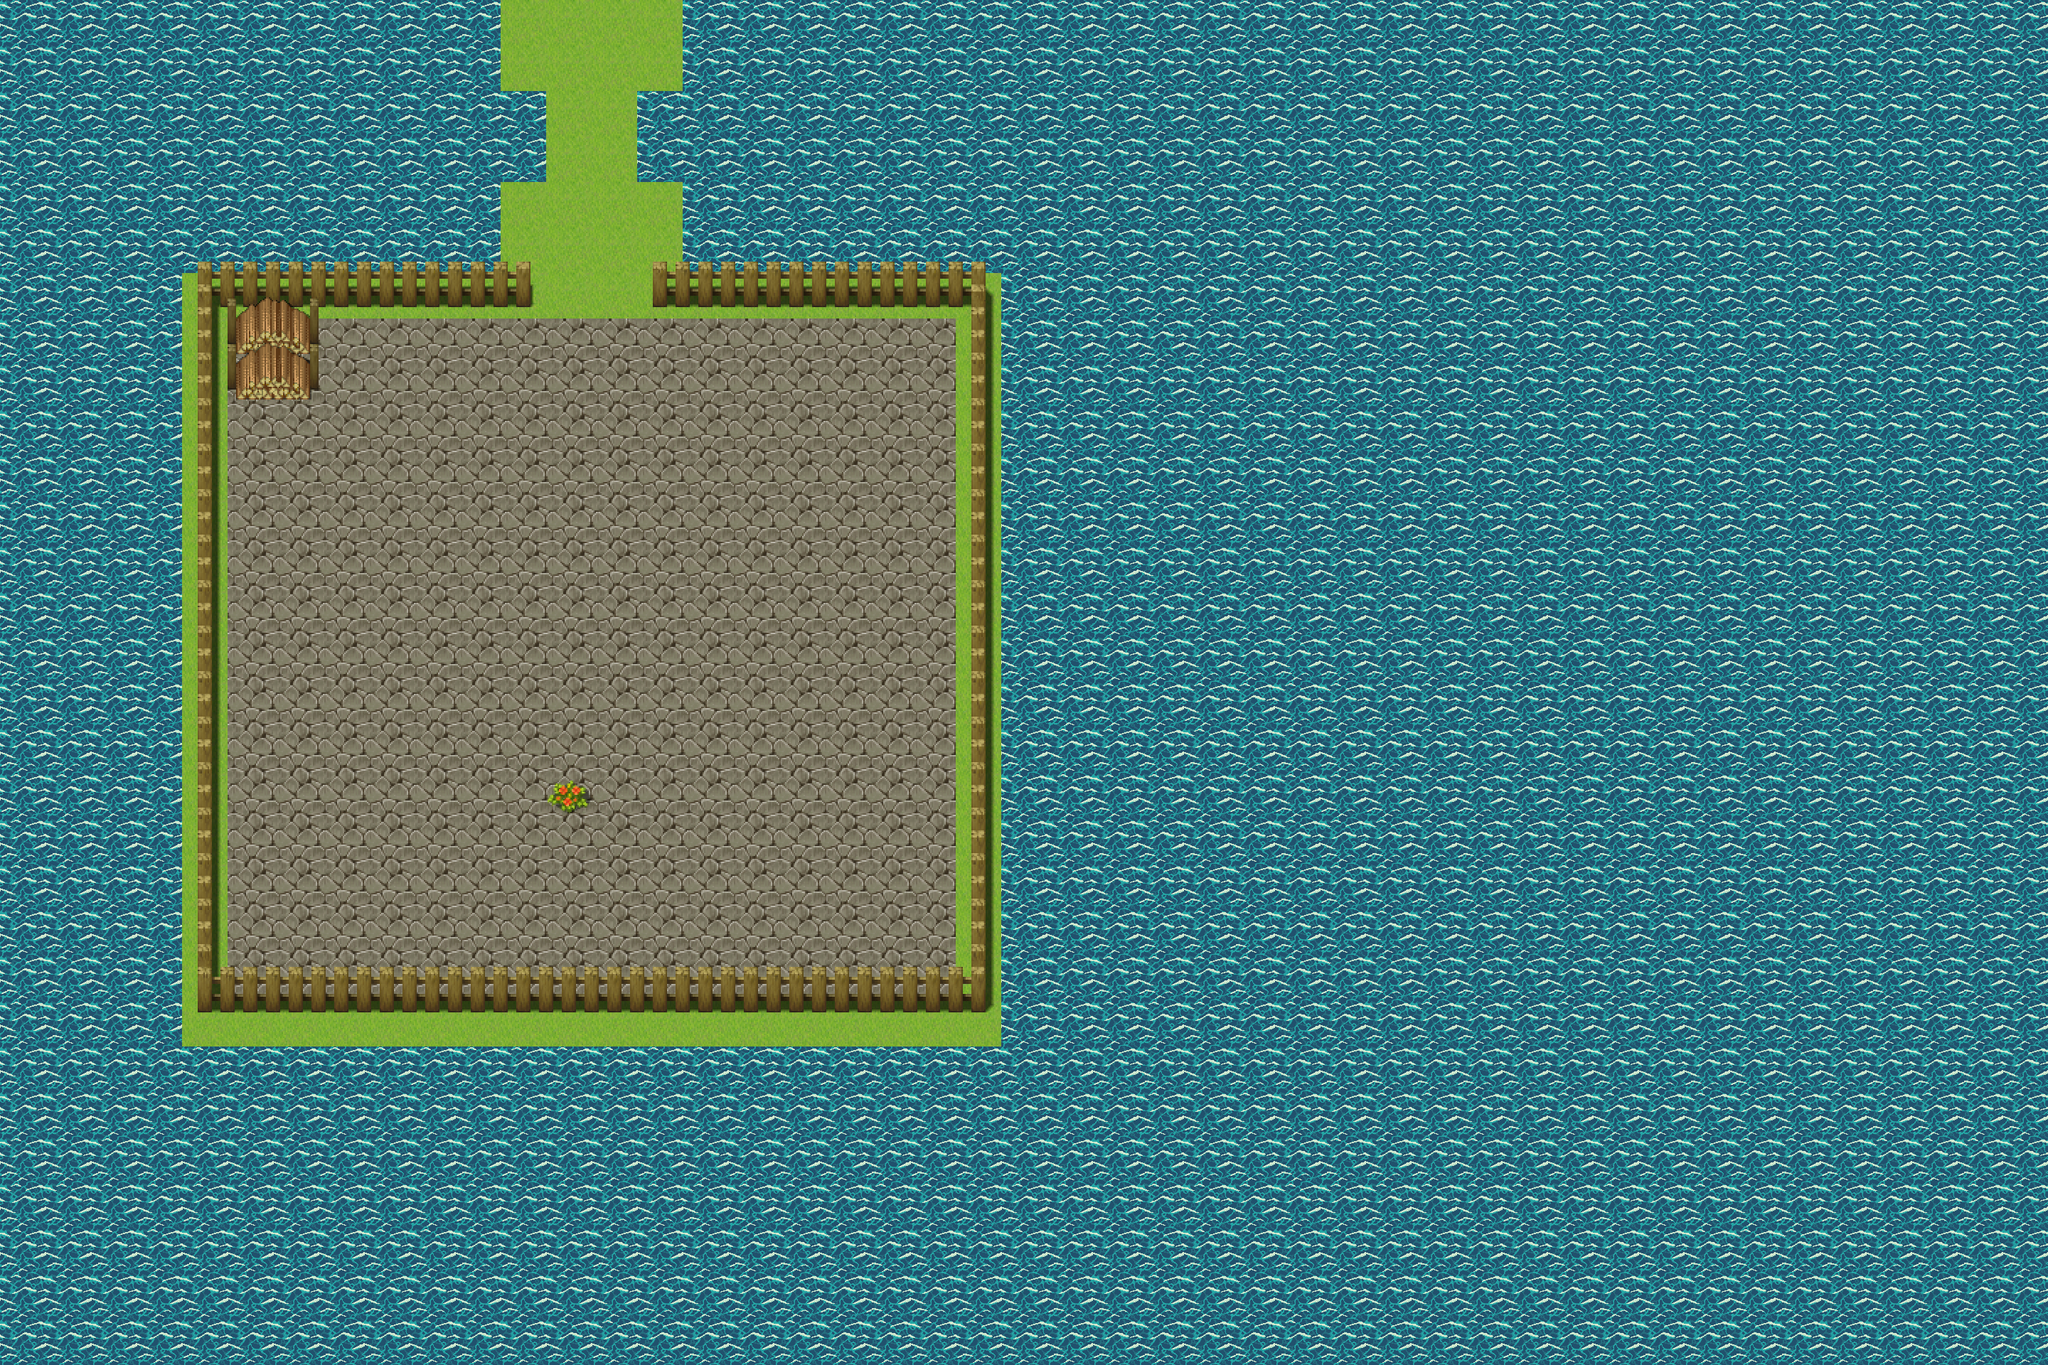

The image is a tile-based game level rendered from a .tmx file. Its description and source (layers, tilesets, objects; grid data summarised) follow:
An orthogonal 45x30 tile map with 64x64 px tiles, 5 tile layers (Background_1, Background_2, Field, Collision_Objects, ...), 2 tilesets and 32 objects (3x Cycle, START).

<map version="1.0" orientation="orthogonal" renderorder="right-down" width="45" height="30" tilewidth="64" tileheight="64" nextobjectid="189">
 <tileset firstgid="1" name="64_forest_tileset" tilewidth="64" tileheight="64" tilecount="144" columns="16">
  <image source="64_forest_tileset.png" width="1024" height="576" />
  <tile id="0">
   <properties>
    <property name="hasPriority" value="Yes" />
   </properties>
  </tile>
 </tileset>
 <tileset firstgid="145" name="64_town_tileset" tilewidth="64" tileheight="64" tilecount="320" columns="8">
  <image source="64_town_tileset.png" width="512" height="2600" />
 </tileset>
 <layer name="Background_1" width="45" height="30">
  <data>[1350 cells, 1350 non-empty, 1 distinct tile ids]</data>
 </layer>
 <layer name="Background_2" width="45" height="30">
  <data>[1350 cells, 1350 non-empty, 1 distinct tile ids]</data>
 </layer>
 <layer name="Field" width="45" height="30">
  <data>[1350 cells, 326 non-empty, 2 distinct tile ids]</data>
 </layer>
 <layer name="Collision_Objects" width="45" height="30">
  <data>[1350 cells, 67 non-empty, 13 distinct tile ids]</data>
 </layer>
 <objectgroup name="Collision">
  <object id="137" x="256" y="384" width="512" height="64" />
  <object id="138" x="896" y="448" width="512" height="64" />
  <object id="140" x="1344" y="448" width="64" height="960" />
  <object id="141" x="256" y="448" width="64" height="960" />
  <object id="142" x="256" y="1408" width="1152" />
  <object id="144" x="256" y="1376" width="1152" height="96" />
  <object id="145" x="320" y="448" width="128" height="128" />
  <object id="147" x="640" y="0" width="64" height="384" />
  <object id="148" x="960" y="64" width="64" height="384" />
  <object id="149" x="896" y="128" width="64" height="128" />
  <object id="150" x="704" y="128" width="64" height="128" />
  <object id="156" x="640" y="320" width="64" height="128" />
  <object id="157" x="960" y="384" width="64" height="128" />
  <object id="158" x="256" y="320" width="384" height="64" />
  <object id="159" x="960" y="384" width="448" height="64" />
  <object id="160" x="960" y="384" width="448" height="128" />
  <object id="161" x="1344" y="320" width="64" height="320" />
  <object id="162" x="704" y="320" height="128" />
  <object id="163" x="192" y="320" width="512" height="128" />
  <object id="164" x="192" y="320" width="128" height="640" />
  <object id="167" x="320" y="416" width="144" height="176" />
  <object id="168" x="704" y="0" width="16" height="448" />
  <object id="170" x="944" y="64" width="16" height="448" />
  <object id="172" x="704" y="128" width="80" height="144" />
  <object id="174" x="880" y="128" width="80" height="144" />
  <object id="175" x="304" y="576" width="32" height="896" />
  <object id="176" x="1328" y="448" width="16" height="1024" />
 </objectgroup>
 <objectgroup name="Events">
  <object id="154" x="768" y="1088" width="64" height="64">
   <properties>
    <property name="Event" value="next.tmx" />
    <property name="Position" value="12,17" />
   </properties>
  </object>
 </objectgroup>
 <layer name="Overlay" width="45" height="30">
  <data>[1350 cells, 38 non-empty, 8 distinct tile ids]</data>
 </layer>
 <objectgroup name="Setup">
  <properties>
   <property name="hasPriority" value="Yes" />
   <property name="music" value="town.wav" />
   <property name="numEvents" value="5" />
   <property name="script" value="testScript.txt" />
  </properties>
  <object id="116" name="START" x="768" y="832" width="64" height="64">
   <properties>
    <property name="4" value="21" />
    <property name="Event Order" value="4" />
    <property name="ID" value="116" />
   </properties>
  </object>
  <object id="182" name="ACTOR" type="Cycle" x="768" y="1152" width="64" height="64">
   <properties>
    <property name="Direction" value="South" />
    <property name="Scene" value="LukeTEST" />
    <property name="Texture" value="Luke" />
   </properties>
  </object>
  <object id="183" name="ACTOR" type="Cycle" x="384" y="576" width="64" height="64">
   <properties>
    <property name="1" value="3ResdinShouts" />
    <property name="2" value="011,13" />
    <property name="3" value="22" />
    <property name="5" value="3ResdinGreets" />
    <property name="Direction" value="North" />
    <property name="Event Order" value="1235" />
    <property name="Scene" value="ResdinDialogue" />
    <property name="Texture" value="Resdin" />
   </properties>
  </object>
  <object id="188" name="ACTOR" type="Cycle" x="1152" y="704" width="64" height="64">
   <properties>
    <property name="Direction" value="North" />
    <property name="Scene" value="VillagerDialogue" />
    <property name="Texture" value="Villager" />
   </properties>
  </object>
 </objectgroup>
</map>
